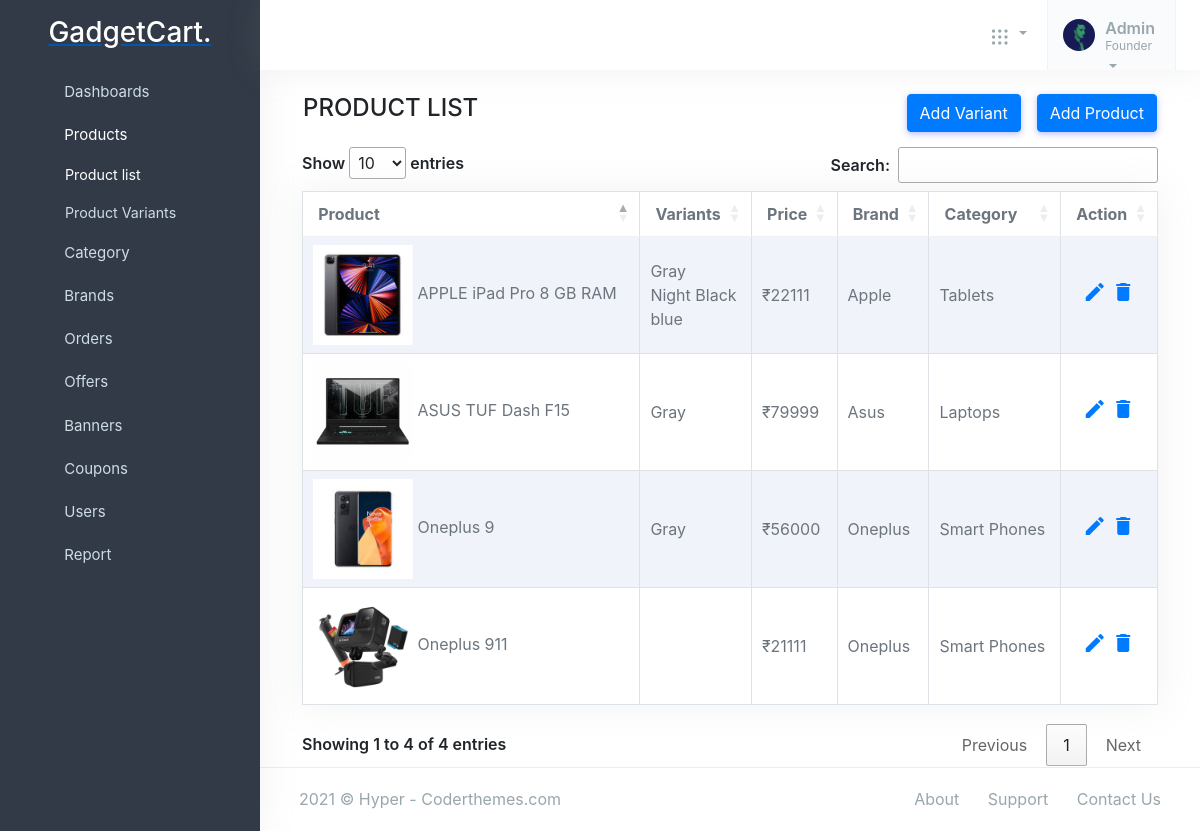
Page /adminpanel/productlist/ on the committed database.
### store/models.py (models this page shows, shortened)
class Product(models.Model):
    product_name  = models.CharField(max_length=200, unique=True)
    slug          = models.SlugField(max_length=200, unique=True)
    description   = models.TextField(max_length=500, blank=True)
    price         = models.IntegerField()
    image1        = models.ImageField(upload_to='photos/products')
    image2        = models.ImageField(upload_to='photos/products')
    image3        = models.ImageField(upload_to='photos/products')
    stock         = models.IntegerField()
    is_available  = models.BooleanField(default=True)
    brand         = models.ForeignKey(Brand, on_delete=models.CASCADE)
    category      = models.ForeignKey(Category, on_delete=models.CASCADE)
    created_date  = models.DateTimeField(auto_now_add=True)
    modified_date = models.DateTimeField(auto_now=True)

class Variation(models.Model):
    product             = models.ForeignKey(Product, on_delete=models.CASCADE)
    variation_category  = models.CharField(max_length=100, choices=variation_category_choices)
    variation_value     = models.CharField(max_length=100)
    is_active           = models.BooleanField(default=True)
    created_date        = models.DateTimeField(auto_now=True)
    objects = VariationManager()
    def __str__(self):
        return self.variation_value

### brand/models.py (models this page shows, shortened)
class Brand(models.Model):
    brand_name = models.CharField(max_length = 50, unique = True)
    slug = models.SlugField(max_length = 100, unique = True)
    description = models.TextField(max_length = 255, blank = True)
    brand_image = models.ImageField(upload_to = 'photots/brands', blank = True)
    def __str__(self):
        return self.brand_name

### category/models.py (models this page shows, shortened)
class Category(models.Model):
    category_name = models.CharField(max_length = 50, unique = True)
    slug = models.SlugField(max_length = 100, unique = True)
    description = models.TextField(max_length = 255, blank = True)
    cat_image = models.ImageField(upload_to = 'photots/categories', blank = True)
    class Meta:
        verbose_name = 'category'
        verbose_name_plural = 'categories'
    def __str__(self):
        return self.category_name

### adminpanel/views.py (the view)
# urls.py: path('productlist/', views.productlist, name="productlist"),
def productlist(request):
    products = Product.objects.all().filter(is_available=True).order_by('id')
    context = {
        'products' : products,
    }
    return render(request, 'adminpanel/productlist.html',context)

### brand/context_processors.py (called while the page is built)
def menulinks(request):
    links = Brand.objects.all()
    return dict(link=links)

### carts/context_processors.py (called while the page is built, shortened)
def counter(request):
    cart_count = 0
    if 'admin' in request.path:
        return {}
    return dict(cart_count=cart_count)

### category/context_processors.py (called while the page is built)
def menu_links(request):
    links = Category.objects.all()
    return dict(links=links)

### templates/adminpanel/productlist.html (shortened to what this page needs)
{% extends 'adminpanel/base.html' %}
{% load static %}
{% block content %}
<div class="container">
    <div class="row">
        <div class="col">
            <h4 class="ml-3 mt-4 mb-4">PRODUCT LIST</h4>
        </div>
        <div class="col">
            <a href="{% url 'productadd' %}" type="button" class="btn btn-primary mt-4 mr-3 float-right">Add Product</a>
            <a href="{% url 'variantadd' %}" type="button" class="btn btn-primary mt-4 mr-3 float-right">Add Variant</a>
        </div>
    </div>
    <div class="col-12" id="tables">
        <table class="table table-striped table-bordered table-hover bg-white bg-body shadow" id="myTable">
            <thead>
                <tr>
                    <th>Product</th>
                    <th>Variants</th>
                    <th>Price</th>
                    <th>Brand</th>
                    <th>Category</th>
                    <th>Action</th>
                </tr>
            </thead>
            <tbody>
                {% for product in products %}
                <tr>
                    <td class="table-user">
                        <img src="{{ product.image1.url }}" alt="table-user" />
                        {{ product.product_name }}
                    </td>
                    <td class="align-middle">
                        {% for i in product.variation_set.all %}
                        {{ i }} <br>
                        {% endfor %}
                    </td>
                    <td class="align-middle">₹{{ product.price }}</td>
                    <td class="align-middle">{{ product.brand }}</td>
                    <td class="align-middle">{{ product.category }}</td>
                    <td class="table-action align-middle">
                        <center>
                            <a href="{% url 'productedit' product.id %}"><span class="material-icons">edit</span></a>
                            <a href="{% url 'productdelete' product.id %}" onclick="deleteItems(event)"><span
                                    class="material-icons">delete</span></a>
                        </center>
                    </td>
                </tr>
                {% endfor %}
            </tbody>
        </table>
    </div>
</div>
<footer class="footer">
    <div class="container-fluid">
        <div class="row">
            <div class="col-md-6">
                <script>document.write(new Date().getFullYear())</script> © Hyper - Coderthemes.com
            </div>
            <div class="col-md-6">
                <div class="text-md-end footer-links d-none d-md-block">
                    <a href="javascript: void(0);">About</a>
                    <a href="javascript: void(0);">Support</a>
                    <a href="javascript: void(0);">Contact Us</a>
                </div>
            </div>
        </div>
    </div>
</footer>
{% endblock %}

### templates/adminpanel/productlist.html (style rules this page uses)
.table .table-user img { height: 100px; width: 100px; }

### rows in the picture
Product: image1 (picture), product_name "APPLE iPad Pro 8 GB RAM", price "22111", brand "Apple", category "Tablets"
Variation: variation_value "Gray"
Variation: variation_value "Night Black"
Variation: variation_value "blue"
Product: image1 (picture), product_name "Oneplus 9", price "56000", brand "Oneplus", category "Smart Phones"
Variation: variation_value "Gray"
Product: image1 (picture), product_name "ASUS TUF Dash F15", price "79999", brand "Asus", category "Laptops"
Variation: variation_value "Gray"
Product: image1 (picture), product_name "Oneplus 911", price "21111", brand "Oneplus", category "Smart Phones"
